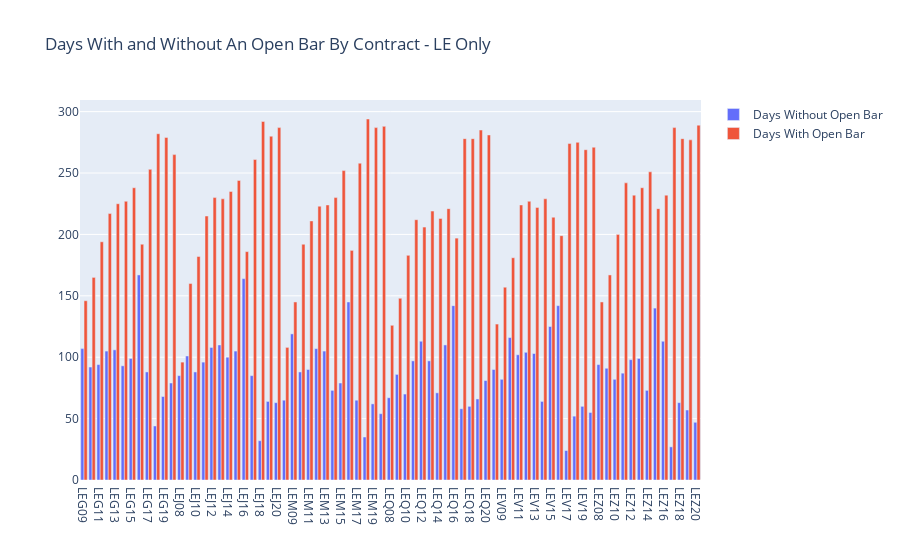

Notebook cell for this chart:
### Code cell
fig = go.Figure(data=[
    go.Bar(name='Days Without Open Bar', x=unique_symbols, y=open_bar_by_contract_count_df['Days Without Open Bar']),
    go.Bar(name='Days With Open Bar', x=unique_symbols, y=open_bar_by_contract_count_df['Days With Open Bar'])
])
# Change the bar mode
fig.update_layout(barmode='group', title_text='Number of days With and Without An Open Bar By Contract - LE Only')
fig.show()

### Figure 1 — Plotly figure (JSON) as saved in the notebook; plotly's stock layout.template omitted (floating-point values rounded to 4 significant figures)
{"data": [{"name": "Days Without Open Bar", "type": "bar", "x": ["LEG09", "LEG10", "LEG11", "LEG12", "LEG13", "LEG14", "LEG15", "LEG16", "LEG17", "LEG18", "LEG19", "LEG20", "LEJ08", "LEJ09", "LEJ10", "LEJ11", "LEJ12", "LEJ13", "LEJ14", "LEJ15", "LEJ16", "LEJ17", "LEJ18", "LEJ19", "LEJ20", "LEM08", "LEM09", "LEM10", "LEM11", "LEM12", "LEM13", "LEM14", "LEM15", "LEM16", "LEM17", "LEM18", "LEM19", "LEM20", "LEQ08", "LEQ09", "LEQ10", "LEQ11", "LEQ12", "LEQ13", "LEQ14", "LEQ15", "LEQ16", "LEQ17", "LEQ18", "LEQ19", "LEQ20", "LEV08", "LEV09", "LEV10", "LEV11", "LEV12", "LEV13", "LEV14", "LEV15", "LEV16", "LEV17", "LEV18", "LEV19", "LEV20", "LEZ08", "LEZ09", "LEZ10", "LEZ11", "LEZ12", "LEZ13", "LEZ14", "LEZ15", "LEZ16", "LEZ17", "LEZ18", "LEZ19", "LEZ20"], "y": [107, 92, 94, 105, 106, 93, 99, 167, 88, 44, 68, 79, 85, 101, 88, 96, 108, 110, 100, 105, 164, 85, 32, 64, 63, 65, 119, 88, 90, 107, 105, 73, 79, 145, 65, 35, 62, 54, 67, 86, 70, 97, 113, 97, 71, 110, 142, 58, 60, 66, 81, 90, 82, 116, 102, 104, 103, 64, 125, 142, 24, 52, 60, 55, 94, 91, 82, 87, 98, 99, 73, 140, 113, 27, 63, 57, 47]}, {"name": "Days With Open Bar", "type": "bar", "x": ["LEG09", "LEG10", "LEG11", "LEG12", "LEG13", "LEG14", "LEG15", "LEG16", "LEG17", "LEG18", "LEG19", "LEG20", "LEJ08", "LEJ09", "LEJ10", "LEJ11", "LEJ12", "LEJ13", "LEJ14", "LEJ15", "LEJ16", "LEJ17", "LEJ18", "LEJ19", "LEJ20", "LEM08", "LEM09", "LEM10", "LEM11", "LEM12", "LEM13", "LEM14", "LEM15", "LEM16", "LEM17", "LEM18", "LEM19", "LEM20", "LEQ08", "LEQ09", "LEQ10", "LEQ11", "LEQ12", "LEQ13", "LEQ14", "LEQ15", "LEQ16", "LEQ17", "LEQ18", "LEQ19", "LEQ20", "LEV08", "LEV09", "LEV10", "LEV11", "LEV12", "LEV13", "LEV14", "LEV15", "LEV16", "LEV17", "LEV18", "LEV19", "LEV20", "LEZ08", "LEZ09", "LEZ10", "LEZ11", "LEZ12", "LEZ13", "LEZ14", "LEZ15", "LEZ16", "LEZ17", "LEZ18", "LEZ19", "LEZ20"], "y": [146, 165, 194, 217, 225, 227, 238, 192, 253, 282, 279, 265, 96, 160, 182, 215, 230, 229, 235, 244, 186, 261, 292, 280, 287, 108, 145, 192, 211, 223, 224, 230, 252, 187, 258, 294, 287, 288, 126, 148, 183, 212, 206, 219, 213, 221, 197, 278, 278, 285, 281, 127, 157, 181, 224, 227, 222, 229, 214, 199, 274, 275, 269, 271, 145, 167, 200, 242, 232, 238, 251, 221, 232, 287, 278, 277, 289]}], "layout": {"barmode": "group", "title": {"text": "Days With and Without An Open Bar By Contract - LE Only"}}}
